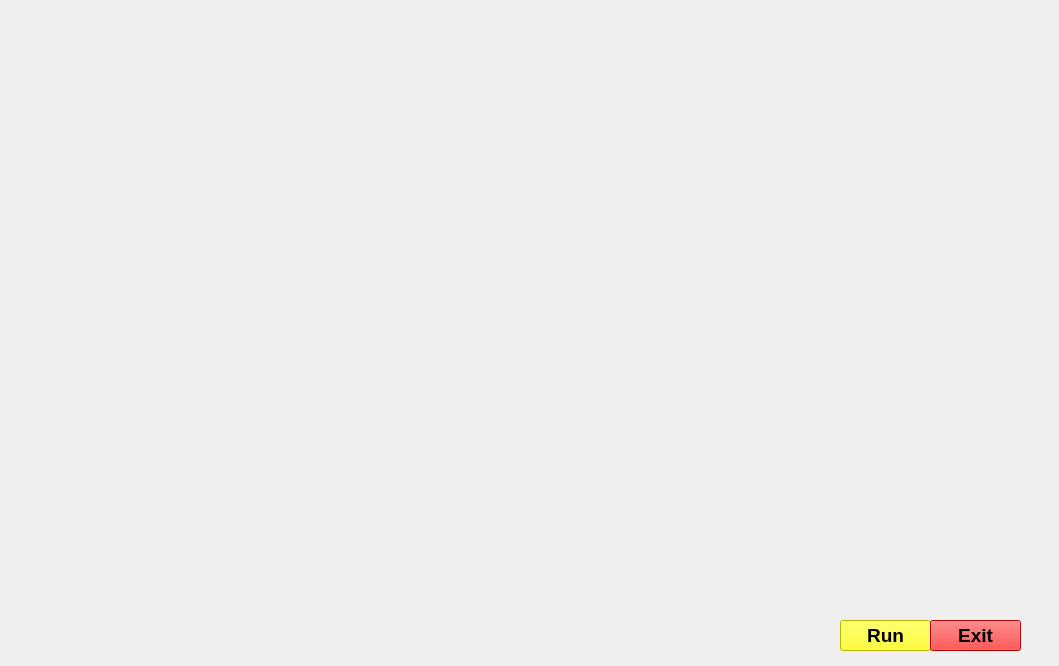
<?xml version="1.0" encoding="UTF-8"?>
<ui version="4.0">
 <class>jarvisUi</class>
 <widget class="QMainWindow" name="jarvisUi">
  <property name="geometry">
   <rect>
    <x>0</x>
    <y>0</y>
    <width>1059</width>
    <height>666</height>
   </rect>
  </property>
  <property name="windowTitle">
   <string>MainWindow</string>
  </property>
  <widget class="QWidget" name="centralwidget">
   <widget class="QLabel" name="label">
    <property name="geometry">
     <rect>
      <x>0</x>
      <y>0</y>
      <width>1061</width>
      <height>671</height>
     </rect>
    </property>
    <property name="text">
     <string/>
    </property>
    <property name="pixmap">
     <pixmap>E:/wallpaper/jar/iron.gif</pixmap>
    </property>
    <property name="scaledContents">
     <bool>true</bool>
    </property>
   </widget>
   <widget class="QPushButton" name="pushButton">
    <property name="geometry">
     <rect>
      <x>840</x>
      <y>620</y>
      <width>91</width>
      <height>31</height>
     </rect>
    </property>
    <property name="font">
     <font>
      <pointsize>14</pointsize>
      <weight>75</weight>
      <bold>true</bold>
     </font>
    </property>
    <property name="styleSheet">
     <string notr="true">background-color: rgb(255, 255, 0);</string>
    </property>
    <property name="text">
     <string>Run</string>
    </property>
   </widget>
   <widget class="QPushButton" name="pushButton_2">
    <property name="geometry">
     <rect>
      <x>930</x>
      <y>620</y>
      <width>91</width>
      <height>31</height>
     </rect>
    </property>
    <property name="font">
     <font>
      <pointsize>14</pointsize>
      <weight>75</weight>
      <bold>true</bold>
     </font>
    </property>
    <property name="styleSheet">
     <string notr="true">background-color: rgb(255, 0, 0);</string>
    </property>
    <property name="text">
     <string>Exit</string>
    </property>
   </widget>
   <widget class="QLabel" name="label_2">
    <property name="geometry">
     <rect>
      <x>10</x>
      <y>10</y>
      <width>401</width>
      <height>91</height>
     </rect>
    </property>
    <property name="text">
     <string/>
    </property>
    <property name="pixmap">
     <pixmap>E:/wallpaper/jar/intial.gif</pixmap>
    </property>
   </widget>
   <widget class="QTextBrowser" name="textBrowser">
    <property name="geometry">
     <rect>
      <x>590</x>
      <y>20</y>
      <width>211</width>
      <height>41</height>
     </rect>
    </property>
    <property name="font">
     <font>
      <family>Nirmala UI</family>
      <pointsize>16</pointsize>
      <weight>75</weight>
      <bold>true</bold>
     </font>
    </property>
    <property name="styleSheet">
     <string notr="true">background:transparent;
border-radius:none;</string>
    </property>
   </widget>
   <widget class="QTextBrowser" name="textBrowser_2">
    <property name="geometry">
     <rect>
      <x>810</x>
      <y>20</y>
      <width>211</width>
      <height>41</height>
     </rect>
    </property>
    <property name="font">
     <font>
      <family>Nirmala UI</family>
      <pointsize>16</pointsize>
      <weight>75</weight>
      <bold>true</bold>
     </font>
    </property>
    <property name="styleSheet">
     <string notr="true">background:transparent;
border-radius:none;</string>
    </property>
   </widget>
  </widget>
 </widget>
 <resources/>
 <connections/>
</ui>
